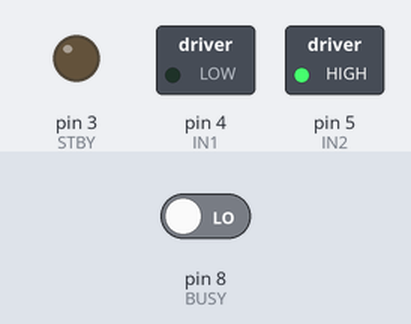
Bench run of a sketch on a simulated Arduino Uno, built with avr-gcc and run on an emulated ATmega328P. On the bench: switched loads named in the sketch (green lamp = pin HIGH), output pins drawn as LEDs (lit = HIGH). The test bench sets the inputs (shaded band); at power-on: pin 8 (BUSY) LOW. The audio player accepts every command and is not drawn.

Above: at 0.1 s.
At 0.6 s:
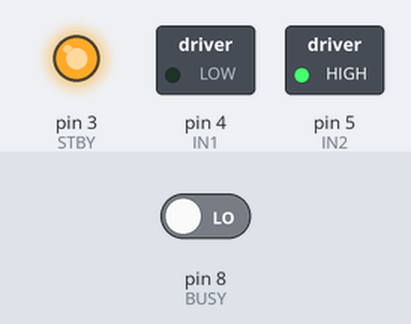
Timing chart, 0 to 2.1 s (numbered marks = the images above):
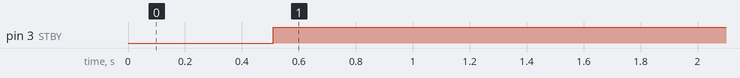

The sketch:

Furbs.ino
```cpp
#include "Arduino.h"
#include "SoftwareSerial.h"
#include "DFRobotDFPlayerMini.h"

SoftwareSerial mySoftwareSerial(10, 11); // RX, TX
DFRobotDFPlayerMini myDFPlayer;

#define BUSY 8

#define STBY 3
#define IN1 4
#define IN2 5

void setup()
{
  mySoftwareSerial.begin(9600);

  pinMode(BUSY, INPUT);
  pinMode(STBY, OUTPUT);
  pinMode(IN1, OUTPUT);
  pinMode(IN2, OUTPUT);

  digitalWrite(IN1, LOW);
  digitalWrite(IN2, HIGH);

  if (!myDFPlayer.begin(mySoftwareSerial)) {  //Use softwareSerial to communicate with mp3.
    while (true) {
      delay(0); // Code to compatible with ESP8266 watch dog.
    }
  }

  myDFPlayer.volume(30);
}

void loop()
{
  if (digitalRead(BUSY) == HIGH) {
    //Shut up, Furbs! At least for 3 seconds.
    digitalWrite(STBY, LOW);
    delay(3000);
    myDFPlayer.next();
  }
  digitalWrite(STBY, HIGH);
  delay(1000);
}
```

Measured:
- by itself, pin 3 (STBY): LOW → HIGH at 0.51 s
